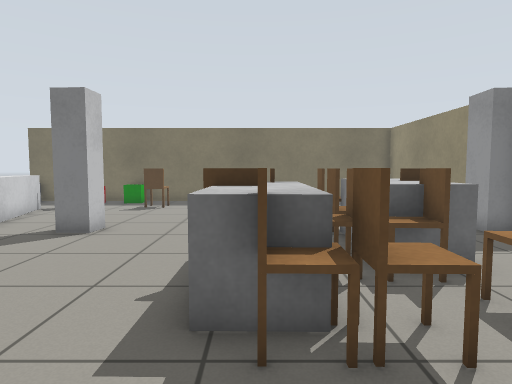
[1] (above)

16 first-person views from a walk through a world built for the Gazebo simulator. The camera is 0.9 m above the floor, tilts 4° down and sees 75° across. The floor is counted in squares, 0.5 m on a side. Each view is taken from the middle of a square. On the plan, view 1 faces up. The plan holds only what a view shows up to about 17 squares ahead; the rest is blank. Simple shapes stand in for some stock models. Surface patterns are stand-ins for the level's own textures.

[2]
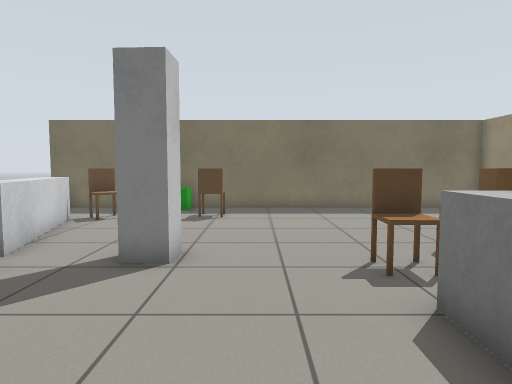

[3]
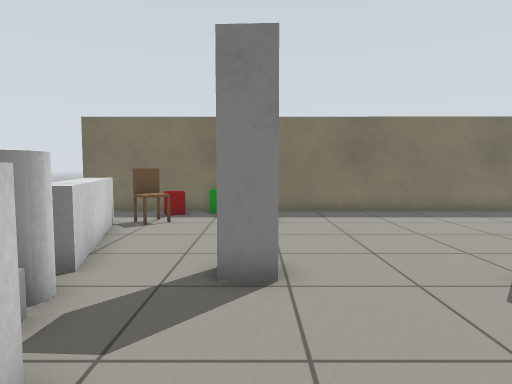

[4]
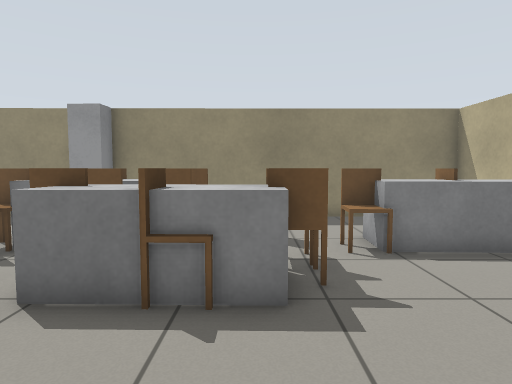

[5]
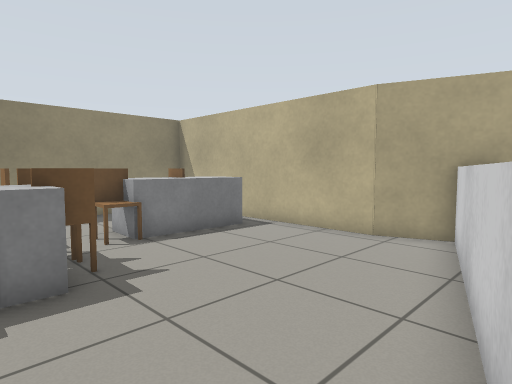

[6]
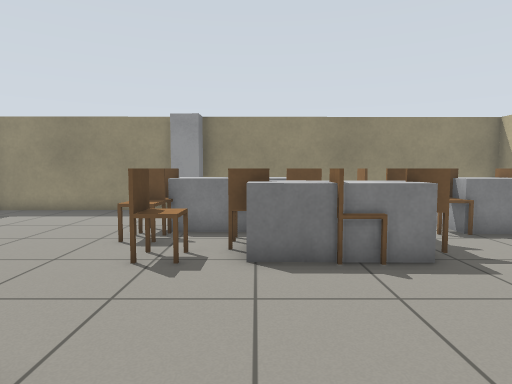

[7]
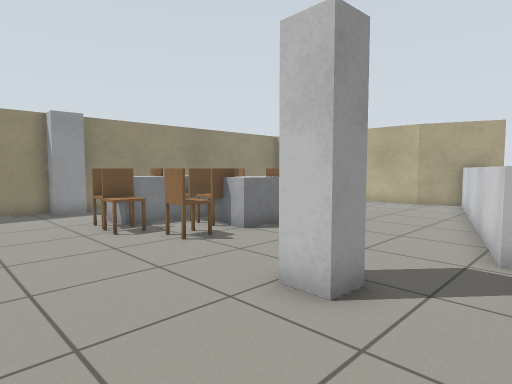

[8]
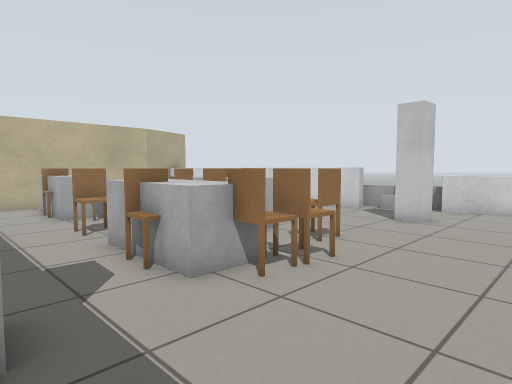

[9]
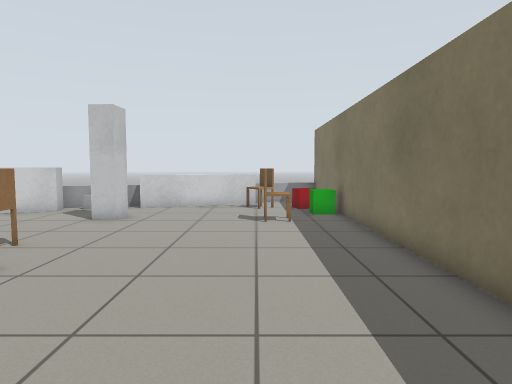

[10]
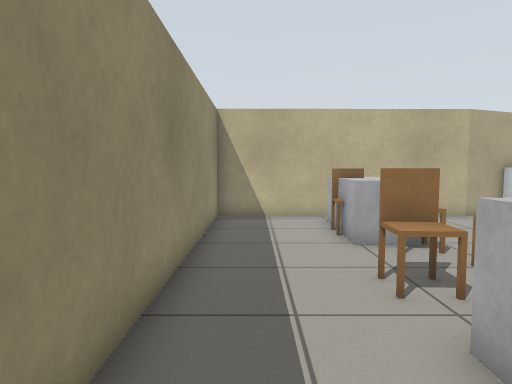

[11]
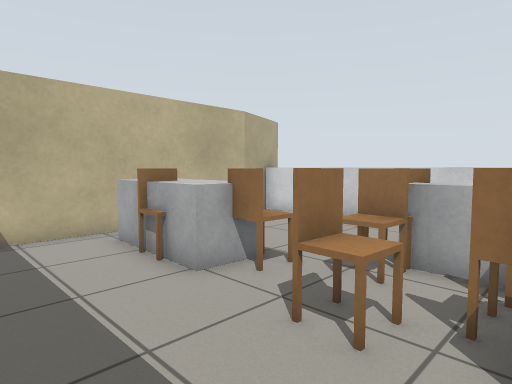

[12]
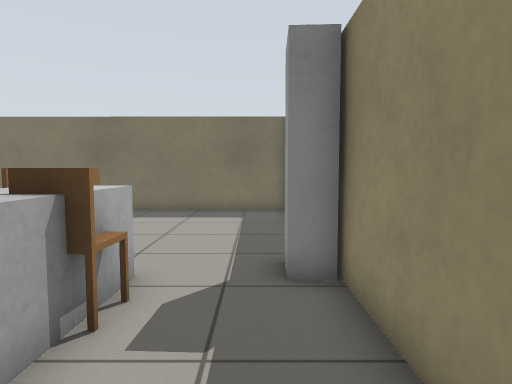

[13]
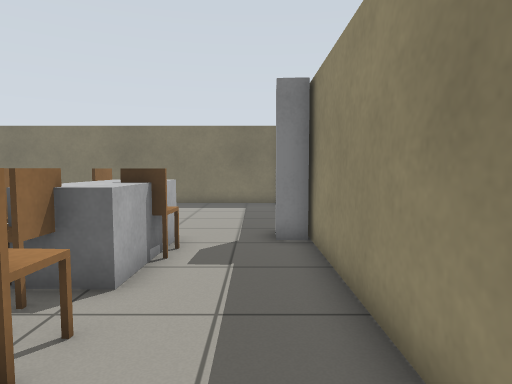

[14]
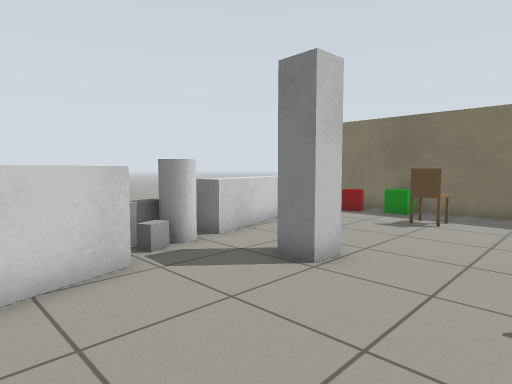

[15]
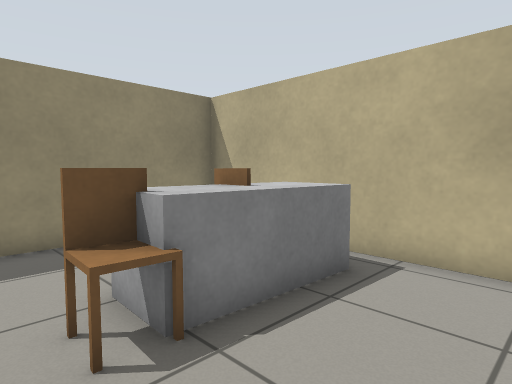

[16]
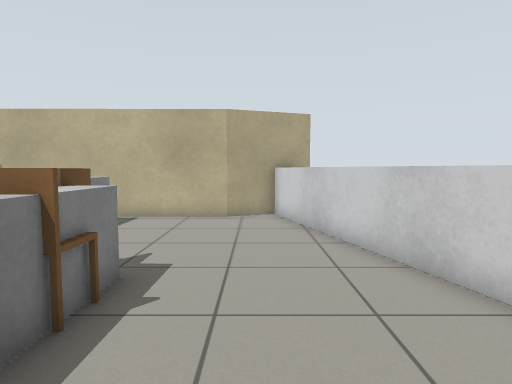

### Floor plan
Points are (right, up) in squares from view 1. A wall is a line through its corners. A room is listed if a view was taken in it or the views show most of it. See-through windows are left out.
Room 1 (views 1, 2, 3, 4, 5, 6, 7, 8, 9, 10, 11, 12, 13, 14, 15, 16)
walls: (-5.3, -4.8) (-1.9, -3.5) (7.5, -3.5) (7.4, 18.4) (-12.5, 18.4)
low walls: (3.4, 7.7) (4.3, 7.6); (4.3, 8.6) (4.2, 7.6) (3.4, 7.6); (-7.9, 6.4) (-6.9, 6.7) (-3.7, -4.2); (-9.7, 15) (-8.2, 9.7) (-9.1, 9.4) (-8.1, 6.2)
objects: chair (-9, 15) to (-8, 16); red box (-9, 17) to (-8, 17); grey box (-8, 8); white cylinder (-8, 9); green box (-7, 17) to (-6, 18); pillar (-5, 9) to (-5, 10); chair (-5, 16) to (-4, 16); chair (-1, 9) to (0, 9); chair (0, 3) to (0, 4); grey box (0, 5) to (0, 6); chair (0, 7) to (1, 7); chair (1, 3) to (2, 4); chair (1, 5) to (1, 6); chair (1, 10); grey box (2, -2) to (3, 0); chair (2, 1) to (3, 2); chair (2, 5) to (3, 6); chair (2, 7); chair (2, 10) to (3, 10); chair (3, 4) to (4, 4); grey box (3, 6) to (4, 9); pillar (7, 10)

Where each view was taken, in squares from view 1:
view 1: 0 up, 0 right, facing up
view 2: 3 up, 3 left, facing up
view 3: 4 up, 5 left, facing up
view 4: 4 up, 5 left, facing right
view 5: 5 up, 6 left, facing down-right
view 6: 7 up, 7 left, facing right
view 7: 14 up, 8 left, facing down-right
view 8: 14 up, 7 right, facing down-left
view 9: 15 up, 7 right, facing left
view 10: 9 up, 6 right, facing down
view 11: 6 up, 7 right, facing down-left
view 12: 4 up, 6 right, facing up
view 13: 1 up, 6 right, facing up
view 14: 4 up, 1 left, facing up-left
view 15: 3 up, 1 left, facing down-right
view 16: 9 up, 3 left, facing down
